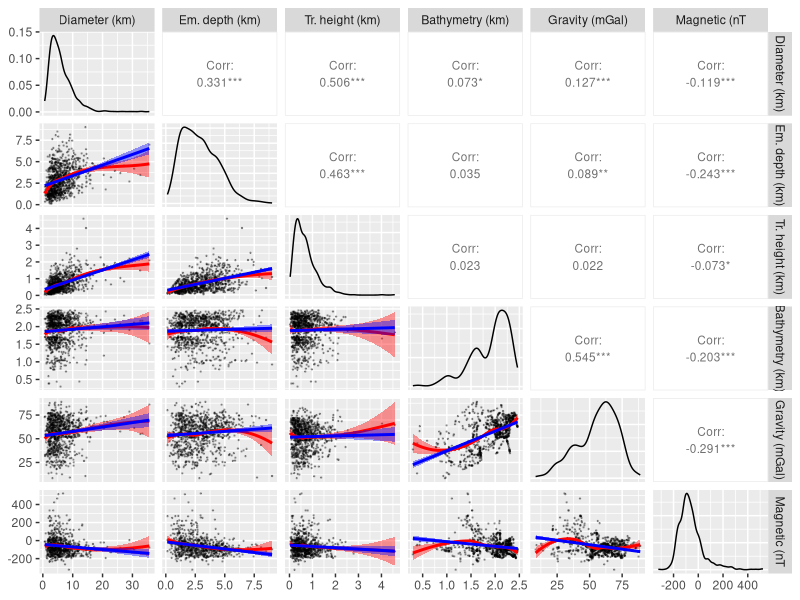

Generate this figure with R:
### Scatter plot matrix for Rockall sills data ###

# Set working directory
setwd("~/Documents/Work/rockall/sills_parser")

# Load required packages 
library("GGally")
library("readr")
library("dplyr")

# Read in data using readr
data = read_delim("sills_gmt_format_geog_sampled.txt", delim=" ")

# Drop lat/lon/name columns, reorder columns, and scale columns to be in km not m. 
data_pairs = data %>% 
  select(-c(midpoint_x, midpoint_y, name)) %>% 
  select(diameter, emplacement_depth, transgressive_height, bathy, grav, mag) %>% 
  mutate(diameter = diameter / 1000.0, bathy = bathy / 1000.0)

# Define a function to allow creation of aesthetics in ggpairs plot 
my_fn <- function(data, mapping, ...){
  p <- ggplot(data = data, mapping = mapping) + 
    geom_point(alpha=0.3, size=0.2) + 
    geom_smooth(method=loess, fill="red", color="red", ...) +
    geom_smooth(method=lm, fill="blue", color="blue", ...)
  p
}

# Create ggpairs plot 
rockall_plot = ggpairs(data_pairs, 
        columnLabels = c("Diameter (km)", "Em. depth (km)", "Tr. height (km)", "Bathymetry (km)", "Gravity (mGal)", "Magnetic (nT"), 
        lower = list(continuous = my_fn), 
        upper = list(continuous = wrap("cor", size = 3))) 


# Save ggpairs plot 
ggsave("rockall_sills_scatterplot_matrix.png", rockall_plot, dpi=600, width = 6.5, height = 6.5, units = "in")
